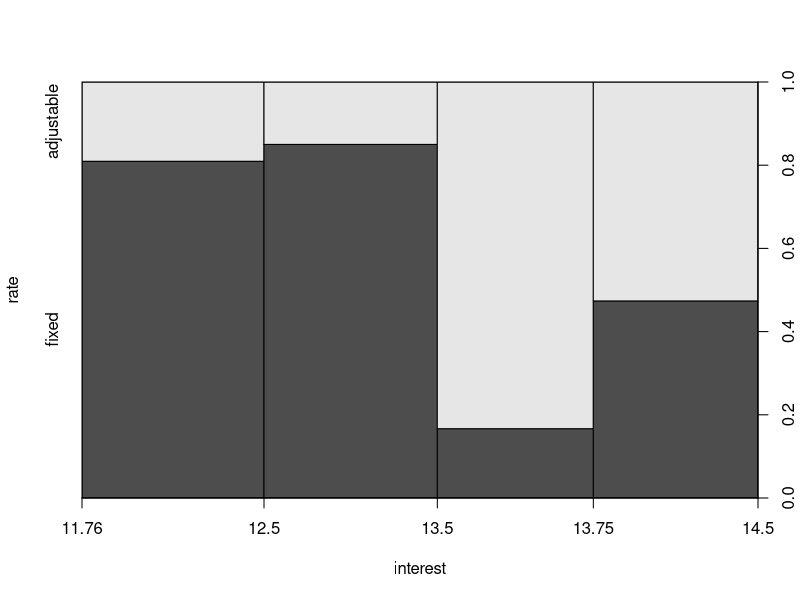
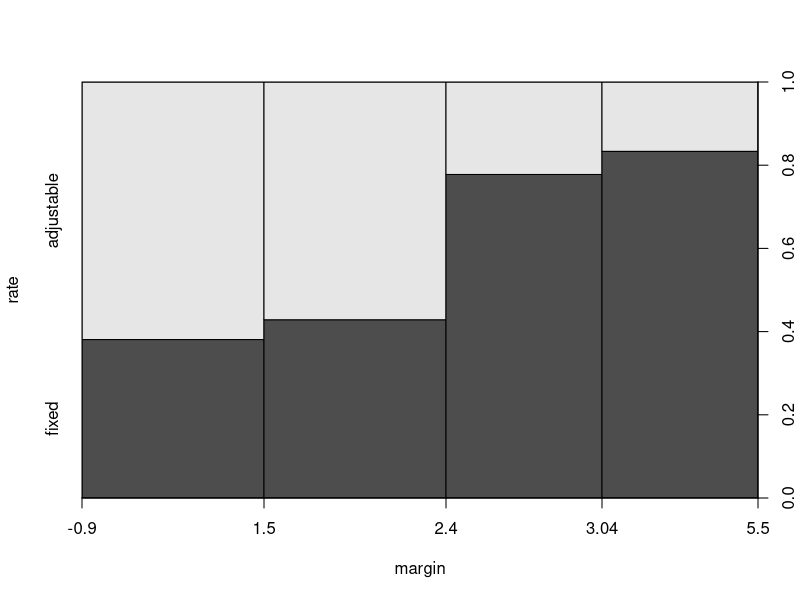
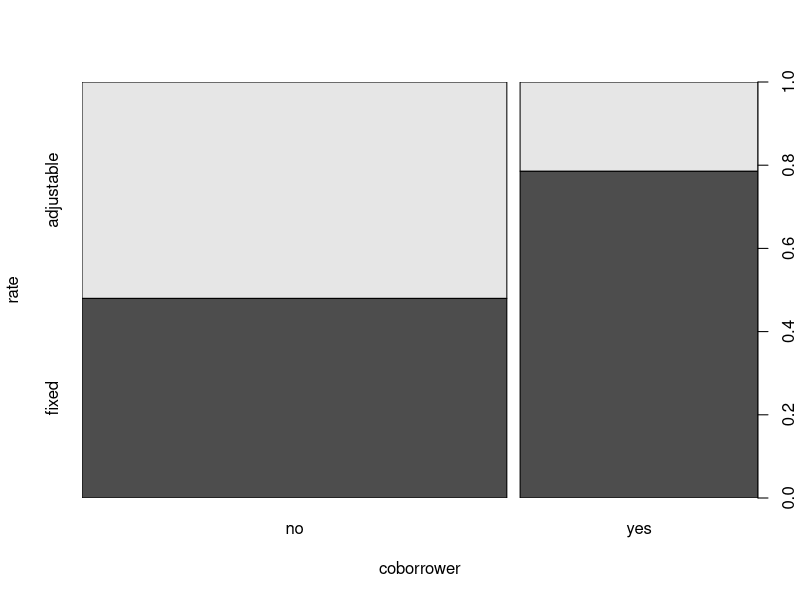

The R script that drew these images, in order:
library(AER)


### Name: Mortgage
### Title: Fixed versus Adjustable Mortgages
### Aliases: Mortgage
### Keywords: datasets

### ** Examples

data("Mortgage")
plot(rate ~ interest, data = Mortgage, breaks = fivenum(Mortgage$interest))
plot(rate ~ margin, data = Mortgage, breaks = fivenum(Mortgage$margin))
plot(rate ~ coborrower, data = Mortgage)
